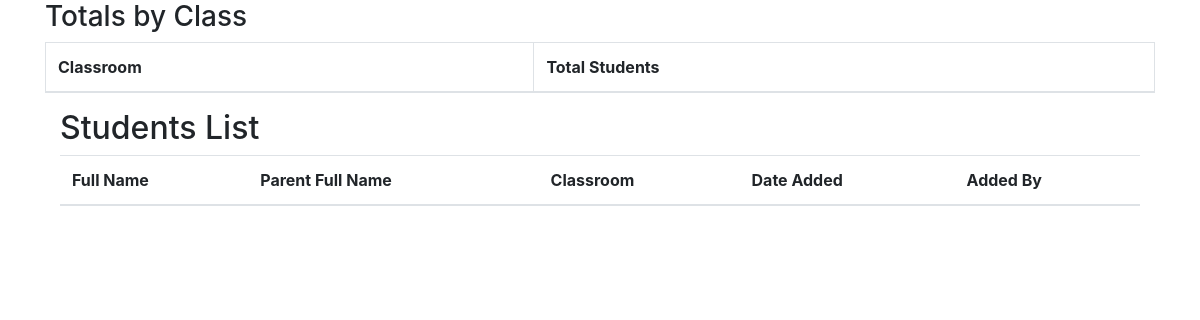
The page /list-students/ (signed in) on the database as committed earlier.
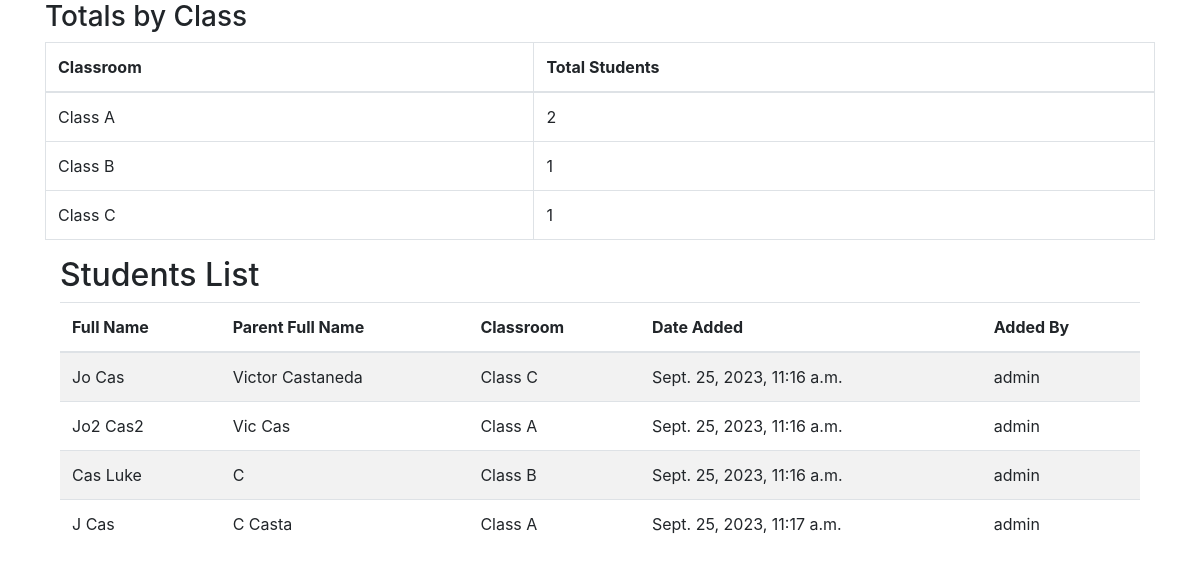
The same page on the database as committed later.
### classApp/models.py (models this page shows, shortened)
class Classroom(models.Model):
    name = models.CharField(max_length=255, unique=True)
    created_by = models.ForeignKey(User, on_delete=models.CASCADE)
    created_at = models.DateTimeField(auto_now_add=True)

class Student(models.Model):
    parent_full_name = models.CharField(max_length=255)
    first_name = models.CharField(max_length=100)
    last_name = models.CharField(max_length=100)
    student_id = models.PositiveIntegerField(unique=True, validators=[MinValueValidator(1), MaxValueValidator(999)])
    classroom = models.ForeignKey('Classroom', on_delete=models.CASCADE)
    added_by = models.ForeignKey(User, on_delete=models.CASCADE)
    added_on = models.DateTimeField(auto_now_add=True)

### classApp/views.py (the view)
# urls.py: path('list-students/', views.list_students, name='list_students'),
@login_required
def list_students(request):
    students = Student.objects.all()
    class_counts = Student.objects.values('classroom__name').annotate(total_students=Count('classroom'))
    return render(request, 'list_students.html', {'students': students, 'class_counts': class_counts})

### classApp/templates/list_students.html
{% extends 'base.html' %}
{% block content %}
<h3>Totals by Class</h3>
<table class="table table-bordered">
    <thead>
        <tr>
            <th>Classroom</th>
            <th>Total Students</th>
        </tr>
    </thead>
    <tbody>
        {% for class_count in class_counts %}
        <tr>
            <td>{{ class_count.classroom__name }}</td>
            <td>{{ class_count.total_students }}</td>
        </tr>
        {% endfor %}
    </tbody>
</table>
<div class="container">
    <h2>Students List</h2>
    <table class="table table-striped">
        <thead>
            <tr>
                <th>Full Name</th>
                <th>Parent Full Name</th>
                <th>Classroom</th>
                <th>Date Added</th>
                <th>Added By</th>
            </tr>
        </thead>
        <tbody>
            {% for student in students %}
            <tr>
                <td>{{ student.first_name }} {{ student.last_name }}</td>
                <td>{{ student.parent_full_name }}</td>
                <td>{{ student.classroom.name }}</td>
                <td>{{ student.added_on }}</td>
                <td>{{ student.added_by.username }}</td>
            </tr>
            {% endfor %}
        </tbody>
    </table>
</div>
{% endblock %}

Rows that differ between the two databases and show on the page:
added Classroom: classroom__name "Class A", total_students "2"
added Classroom: classroom__name "Class B", total_students "1"
added Classroom: classroom__name "Class C", total_students "1"
added Student: first_name "Jo", last_name "Cas", parent_full_name "Victor Castaneda", classroom.name "Class C", added_on "Sept. 25, 2023, 11:16 a.m.", added_by.username "admin"
added Student: first_name "Jo2", last_name "Cas2", parent_full_name "Vic Cas", classroom.name "Class A", added_on "Sept. 25, 2023, 11:16 a.m.", added_by.username "admin"
added Student: first_name "Cas", last_name "Luke", parent_full_name "C", classroom.name "Class B", added_on "Sept. 25, 2023, 11:16 a.m.", added_by.username "admin"
added Student: first_name "J", last_name "Cas", parent_full_name "C Casta", classroom.name "Class A", added_on "Sept. 25, 2023, 11:17 a.m.", added_by.username "admin"
